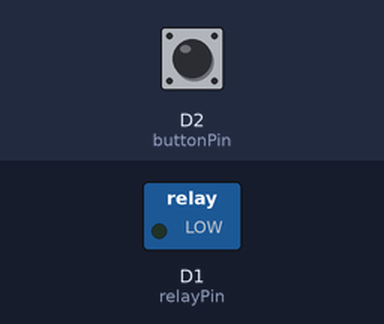
Recording of a sketch running on a simulated ESP8266 (NodeMCU). Parts: switched loads named in the sketch (green lamp = pin HIGH). Inputs (shaded band) come from the test bench; at power-on: D2 (buttonPin) HIGH. WiFi joins after 1.5 s; servers stay silent unless stated; network time is answered at once with the bench clock; the local clock reads 2024-03-15 10:24:30 at power-on unless the sketch sets it; what the sketch prints to the serial monitor is not drawn.

Above: at 3.0 s.
At 7.0 s:
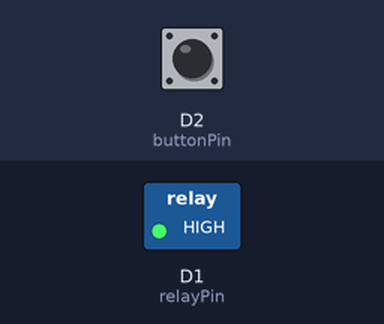
Timing chart, 0 to 12.0 s (numbered marks = the images above):
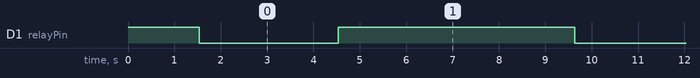

The sketch:

sulamaSistemi.ino
```cpp
#include <ESP8266WiFi.h>
#include <NTPClient.h>
#include <WiFiUdp.h>

const char* ssid = "SELÇUK";
const char* password = "matrix12";

// Röle pini
const int relayPin = D1;
// Buton pini
const int buttonPin = D2;

WiFiUDP ntpUDP;
NTPClient timeClient(ntpUDP, "pool.ntp.org", 10800, 60000);  // Türkiye için GMT+3 = 3*3600 = 10800

void setup() {
  Serial.begin(115200);
  pinMode(relayPin, OUTPUT);
  digitalWrite(relayPin, HIGH); // Röle devre dışı (LOW tetikli olabilir)

pinMode(buttonPin, INPUT_PULLUP);


  // Wi-Fi'ye bağlan
  WiFi.begin(ssid, password);
  Serial.print("Wi-Fi bağlanıyor");
  while (WiFi.status() != WL_CONNECTED) {
    delay(500);
    Serial.print(".");
  }
  Serial.println("\nWi-Fi bağlandı!");

  // Zaman başlat
  timeClient.begin();
}

void loop() {
  timeClient.update();

  int currentHour = timeClient.getHours();
  int currentMinute = timeClient.getMinutes();

  Serial.printf("Saat: %02d:%02d\n", currentHour, currentMinute);

  // Saat 09:00 veya 18:00'de sulama yap
  if ((currentHour == 9) && currentMinute == 10) {
    sulamaYap();
    delay(60000); // Aynı dakikada tekrar çalışmasın
  }

  // Buton kontrolü (LOW ise basılmıştır)
  if (digitalRead(buttonPin) == HIGH) {
    Serial.println("Butona basıldı, röle 1 saniye çalışacak.");
    digitalWrite(relayPin, LOW); // Röle aktif
    delay(3000);                 // 3 saniye bekle
    digitalWrite(relayPin, HIGH);// Röle pasif
    // Butonun tekrar okunması için ufak bekleme (debounce)
    delay(100);
  }

  delay(5000); // Her 10 saniyede bir kontrol et
}

void sulamaYap() {
  Serial.println("Sulama başladı...");
  digitalWrite(relayPin, LOW); // Röle aktif (LOW tetiklemeli)
  delay(4000); // 4 saniye sulama
  digitalWrite(relayPin, HIGH); // Röle pasif
  Serial.println("Sulama bitti.");
}
```

Measured:
- by itself, D1 (relayPin): alternates HIGH for 5.1 s and LOW for 3.0 s
